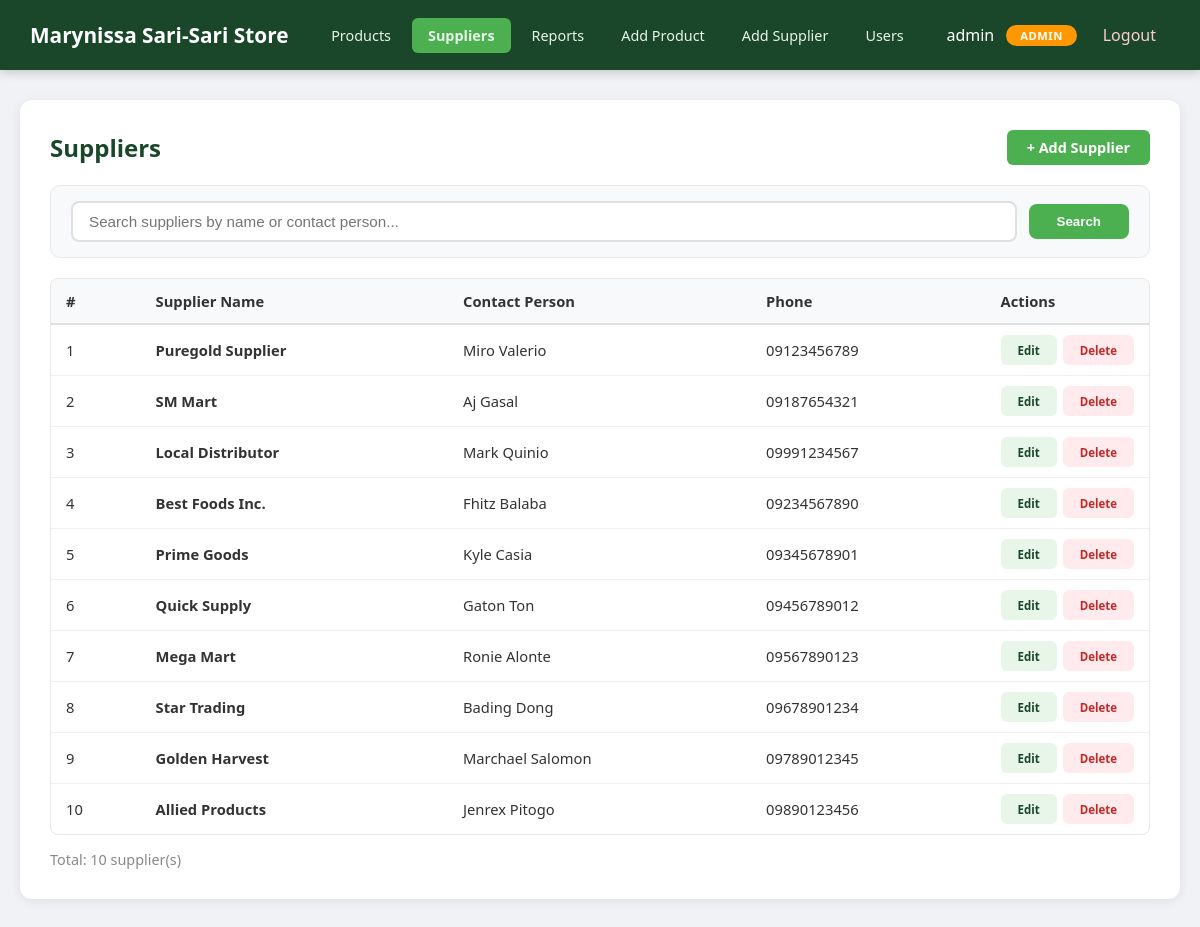
Page /suppliers.php (signed in) on the committed database.
### tables this page shows
CREATE TABLE `suppliers` (
  `id` int(11) NOT NULL,
  `name` varchar(100) NOT NULL,
  `contact_person` varchar(100) DEFAULT NULL,
  `phone` varchar(20) DEFAULT NULL,
  `created_at` timestamp NOT NULL DEFAULT current_timestamp()
);

### auth.php (called while the page is built, shortened)
<?php
function isAdmin() {
    return isset($_SESSION['role']) && $_SESSION['role'] == 'admin';
}
?>

### suppliers.php (the view, shortened to what this page needs)
<?php
require_once 'config.php';
$search = $_GET['search'] ?? '';
$sql = "SELECT id, name, contact_person, phone FROM suppliers";
$sql .= " ORDER BY id ASC";
$result = $conn->query($sql);
?>
<!DOCTYPE html>
<html>
<head>
    <link rel="stylesheet" href="style.css">
</head>
<body>
<?php include 'navbar.php'; ?>
<div class="container">
    <div class="card">
        <div class="top-bar">
            <h1>Suppliers</h1>
            <?php if (isAdmin()): ?>
                <a href="add_supplier.php" class="btn-add">+ Add Supplier</a>
            <?php endif; ?>
        </div>
        <form class="search-bar" method="GET">
            <input type="text" name="search" placeholder="Search suppliers by name or contact person..." value="<?= htmlspecialchars($search) ?>">
            <button type="submit" class="btn-search">Search</button>
        </form>
        <div class="table-container">
            <table>
                <thead>
                    <tr>
                        <th>#</th>
                        <th>Supplier Name</th>
                        <th>Contact Person</th>
                        <th>Phone</th>
                        <th>Actions</th>
                    </tr>
                </thead>
                <tbody>
                    <?php if ($result->num_rows > 0): ?>
                        <?php while ($row = $result->fetch_assoc()): ?>
                        <tr>
                            <td><?= $row['id'] ?></td>
                            <td><strong><?= htmlspecialchars($row['name']) ?></strong></td>
                            <td><?= htmlspecialchars($row['contact_person']) ?></td>
                            <td><?= htmlspecialchars($row['phone']) ?></td>
                            <td>
                                <?php if (isAdmin()): ?>
                                    <div class="action-buttons">
                                        <a href="edit_supplier.php?id=<?= $row['id'] ?>" class="btn-edit">Edit</a>
                                        <a href="delete_supplier.php?id=<?= $row['id'] ?>" class="btn-delete" onclick="return confirm('Delete this supplier?')">Delete</a>
                                    </div>
                                <?php else: ?>
                                    <span class="view-only">View only</span>
                                <?php endif; ?>
                            </td>
                        </tr>
                        <?php endwhile; ?>
                    <?php endif; ?>
                </tbody>
            </table>
        </div>
        <p class="count">Total: <?= $result->num_rows ?> supplier(s)</p>
    </div>
</div>
</body>
</html>

### style.css (style rules this page uses)
* { margin: 0; padding: 0; box-sizing: border-box; }
body { font-family: 'Segoe UI', Tahoma, Geneva, Verdana, sans-serif; background: #f0f2f5; min-height: 100vh; color: #333; }
a { text-decoration: none; }
.container { max-width: 1200px; margin: 30px auto; padding: 0 20px; }
.card { background: #fff; border-radius: 12px; padding: 30px; box-shadow: 0 2px 12px rgba(0,0,0,0.08); margin-bottom: 25px; }
.top-bar { display: flex; justify-content: space-between; align-items: center; margin-bottom: 20px; flex-wrap: wrap; gap: 15px; }
.top-bar h1 { color: #1a472a; font-size: 1.5em; }
.btn-add { display: inline-block; padding: 8px 20px; background: #4CAF50; color: #fff; border-radius: 6px; font-weight: 600; transition: all 0.3s ease; font-size: 0.9em; }
.search-bar { display: flex; gap: 12px; margin-bottom: 20px; flex-wrap: wrap; background: #f8f9fa; padding: 15px 20px; border-radius: 10px; align-items: center; border: 1px solid #e8e8e8; }
.search-bar input { flex: 2; padding: 10px 16px; border: 2px solid #e0e0e0; border-radius: 8px; font-size: 0.95em; min-width: 180px; transition: all 0.3s; background: #fff; }
.search-bar .btn-search { padding: 10px 28px; background: #4CAF50; color: #fff; border: none; border-radius: 8px; cursor: pointer; font-weight: 600; transition: all 0.3s; white-space: nowrap; }
.table-container { overflow-x: auto; border-radius: 8px; border: 1px solid #e8e8e8; }
table { width: 100%; border-collapse: collapse; font-size: 0.92em; }
th { background: #f8f9fa; color: #333; padding: 12px 15px; text-align: left; border-bottom: 2px solid #e0e0e0; font-weight: 600; white-space: nowrap; }
td { padding: 10px 15px; border-bottom: 1px solid #f0f0f0; vertical-align: middle; }
tr:last-child td { border-bottom: none; }
td .action-buttons { display: flex; gap: 6px; align-items: center; flex-wrap: nowrap; }
.btn-edit { display: inline-flex; align-items: center; justify-content: center; padding: 5px 16px; background: #e8f5e9; color: #1a472a; border-radius: 6px; font-size: 0.78em; font-weight: 600; transition: all 0.2s; text-decoration: none; border: 1px solid transparent; min-width: 55px; height: 30px; white-space: nowrap; }
.btn-delete { display: inline-flex; align-items: center; justify-content: center; padding: 5px 16px; background: #ffebee; color: #c62828; border-radius: 6px; font-size: 0.78em; font-weight: 600; transition: all 0.2s; text-decoration: none; border: 1px solid transparent; min-width: 55px; height: 30px; white-space: nowrap; }
.count { margin-top: 15px; color: #888; font-size: 0.9em; }
table th:last-child, table td:last-child { width: 150px; min-width: 150px; }
td .action-buttons { display: flex !important; flex-direction: row !important; gap: 6px; align-items: center; flex-wrap: nowrap; }
.action-buttons { display: flex; gap: 5px; align-items: center; }

### rows in the picture
suppliers: id "1", name "Puregold Supplier", contact_person "Miro Valerio", phone "09123456789"
suppliers: id "2", name "SM Mart", contact_person "Aj Gasal", phone "09187654321"
suppliers: id "3", name "Local Distributor", contact_person "Mark Quinio", phone "09991234567"
suppliers: id "4", name "Best Foods Inc.", contact_person "Fhitz Balaba", phone "09234567890"
suppliers: id "5", name "Prime Goods", contact_person "Kyle Casia", phone "09345678901"
suppliers: id "6", name "Quick Supply", contact_person "Gaton Ton", phone "09456789012"
suppliers: id "7", name "Mega Mart", contact_person "Ronie Alonte", phone "09567890123"
suppliers: id "8", name "Star Trading", contact_person "Bading Dong", phone "09678901234"
suppliers: id "9", name "Golden Harvest", contact_person "Marchael Salomon", phone "09789012345"
suppliers: id "10", name "Allied Products", contact_person "Jenrex Pitogo", phone "09890123456"

### other values in the picture
getUsername() "admin"
$_SESSION['role'] "ADMIN"
$result->num_rows "10"
